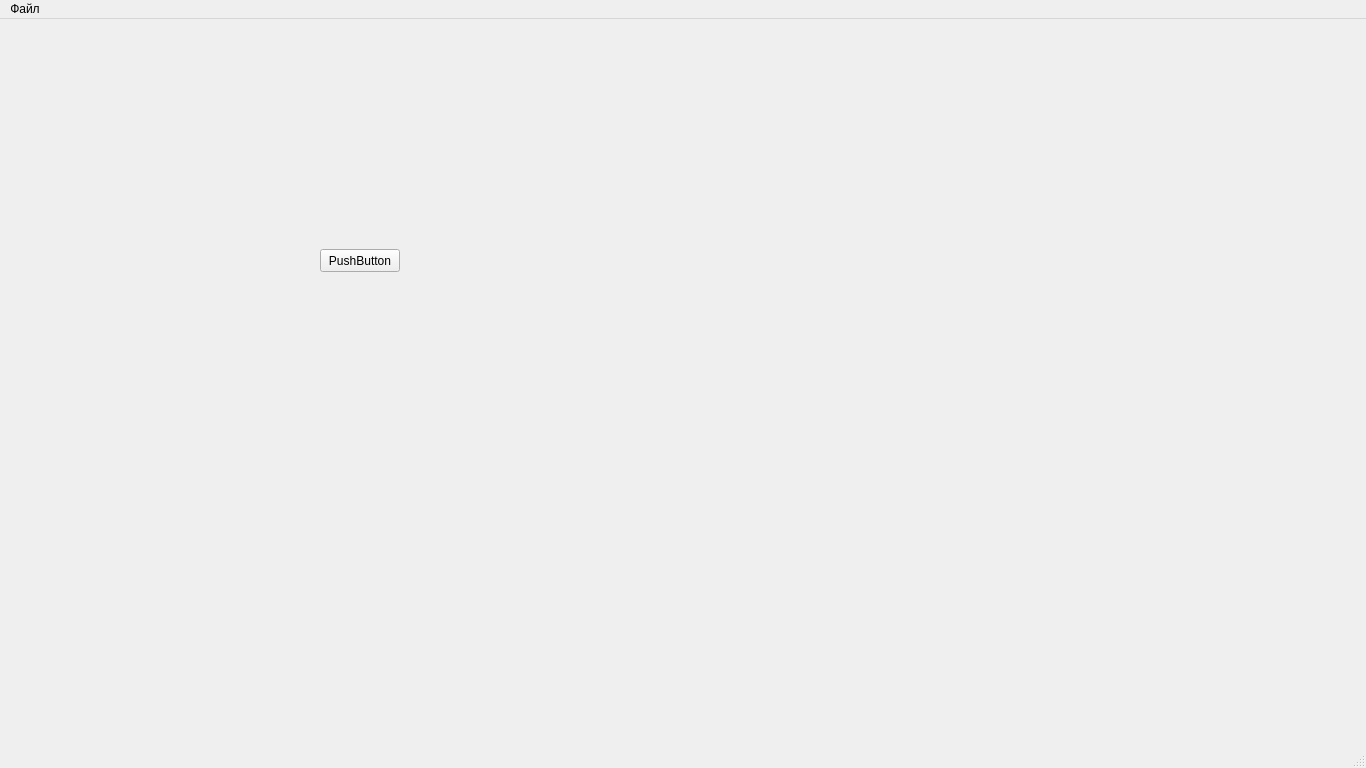
<?xml version="1.0" encoding="UTF-8"?>
<ui version="4.0">
 <class>app_main</class>
 <widget class="QMainWindow" name="app_main">
  <property name="geometry">
   <rect>
    <x>0</x>
    <y>0</y>
    <width>1366</width>
    <height>768</height>
   </rect>
  </property>
  <property name="windowTitle">
   <string notr="true">ГСП Ремонт</string>
  </property>
  <property name="statusTip">
   <string notr="true"/>
  </property>
  <property name="whatsThis">
   <string notr="true"/>
  </property>
  <property name="accessibleName">
   <string notr="true"/>
  </property>
  <widget class="QWidget" name="centralwidget">
   <widget class="QPushButton" name="pushButton">
    <property name="geometry">
     <rect>
      <x>320</x>
      <y>230</y>
      <width>80</width>
      <height>23</height>
     </rect>
    </property>
    <property name="text">
     <string>PushButton</string>
    </property>
   </widget>
  </widget>
  <widget class="QMenuBar" name="menubar">
   <property name="geometry">
    <rect>
     <x>0</x>
     <y>0</y>
     <width>1366</width>
     <height>20</height>
    </rect>
   </property>
   <widget class="QMenu" name="menu">
    <property name="title">
     <string>Файл</string>
    </property>
    <addaction name="action"/>
    <addaction name="separator"/>
    <addaction name="action_3"/>
   </widget>
   <addaction name="menu"/>
  </widget>
  <widget class="QStatusBar" name="statusbar"/>
  <action name="action">
   <property name="text">
    <string>Подключить БД &quot;Береговая&quot;</string>
   </property>
  </action>
  <action name="action_3">
   <property name="text">
    <string>Выход</string>
   </property>
  </action>
 </widget>
 <resources/>
 <connections/>
</ui>
